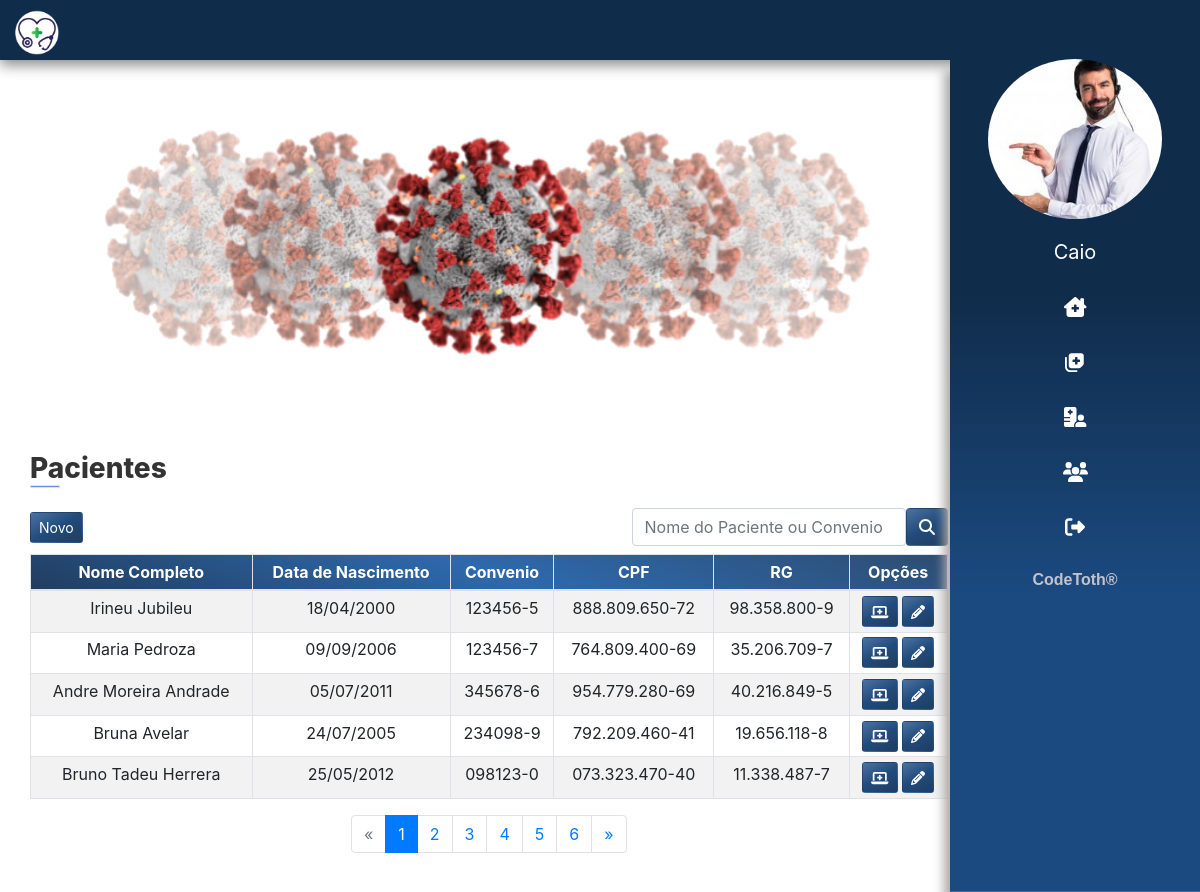
Screenshot of /pacientes/ (signed in) with the database file from the repository.
### app/atendente/models.py (models this page shows)
class Atendente(models.Model):
    usuario = models.ForeignKey(User, on_delete=models.CASCADE)
    nome = models.CharField(max_length=150)
    sexo = models.CharField(max_length=1)
    data_nascimento = models.DateField()
    cpf = models.CharField(max_length=20, unique=True)
    rg = models.CharField(max_length=20, unique=True)
    email = models.EmailField()
    foto = models.ImageField(upload_to=f'fotos/{time.time()}', blank=True)
    ativo = models.BooleanField(default=True)

### app/paciente/models.py (models this page shows)
class Paciente(models.Model):
    nome = models.CharField(max_length=200)
    sexo = models.CharField(max_length=1)
    data_nascimento = models.DateField()
    cpf = models.CharField(max_length=20, unique=True)
    rg = models.CharField(max_length=20, unique=True)
    carteira_convenio = models.CharField(max_length=30, unique=True)
    peso = models.FloatField()
    altura = models.FloatField()
    endereco = models.CharField(max_length=250)
    end_num = models.IntegerField()
    complemento = models.CharField(max_length=50, blank=True)
    email = models.CharField(max_length=50)
    telefone = models.CharField(max_length=14)
    celular = models.CharField(max_length=15)

### app/paciente/views.py (the view)
# urls.py: path('', listar, name='consultas'),
@login_required(login_url='login')
def listar(request):
    dados = get_dados(request)
    filtro = request.GET.get('filtro', '')
    if filtro is not None:
        lst_pacientes = Paciente.objects.filter(Q(nome__icontains=filtro) |
                                                Q(carteira_convenio__icontains=filtro))
    else:
        lst_pacientes = Paciente.objects.all()
    paginator = Paginator(lst_pacientes, 5)
    page = request.GET.get('page')
    pacientes_por_pagina = paginator.get_page(page)
    dados['lst_pacientes'] = pacientes_por_pagina
    return render(request, 'paciente/lista_pacientes.html', dados)

### templates/paciente/lista_pacientes.html (shortened to what this page needs)
{% extends 'base.html' %}
{% load static %}
{% block content %}
<main class="container-fluid">
  <section class="mx-auto">
    <section class="col-10">
      {% include 'partials/_campanha.html' %}
      <div class="info-section">
        <h3 style="margin: 0.725em 0 !important; "> Pacientes
          <div class="border"></div>
        </h3>
        <div class="container__paciente mb-2">
          <div class="container__paciente__novo">
            <a href="{% url 'adicionar' %}" class="btn btnCustom btn-sm"> Novo </i> </a>
          </div>
          <div class="container__paciente__form">
            <form class="formBuscarPaciente" id="formBuscar" action="{% url 'pacientes'%}">
              <input type="text" class="form-control" placeholder="Nome do Paciente ou Convenio" id="filtro"
                name="filtro" onkeypress="return runScript(event)">
              <button class="btn btnCustom " type="button" onclick="return buscaPaciente()"><i
                  class="fas fa-search"></i></button>
            </form>
          </div>
        </div>
        <section class="table-responsive">
          <table class="table  table-sm table-bordered table-striped text-center" id="pacientes">
            <thead class="colorCustom">
              <tr>
                <th scope="col">Nome Completo</th>
                <th scope="col">Data de Nascimento</th>
                <th scope="col">Convenio</th>
                <th scope="col">CPF</th>
                <th scope="col">RG</th>
                <th scope="col">Opções</th>
              </tr>
            </thead>
            <tbody>
              {% for paciente in lst_pacientes %}
              <tr>
                <th scope="row">{{ paciente.nome }}</th>
                <td>{{ paciente.data_nascimento|date:"d/m/Y" }}</td>
                <td> {{ paciente.carteira_convenio }} </td>
                <td> {{ paciente.cpf }} </td>
                <td> {{ paciente.rg }} </td>
                <td>
                  <a href="{% url 'det_paciente' paciente.id %}" class="btn btnCustom btn-sm"> <i
                      class="fas fa-laptop-medical"></i> </a>
                  <a href="{% url 'altera_paciente' paciente.id %}" class="btn btnCustom btn-sm"> <i
                      class="fas fa-pencil-alt"></i>
                  </a>
                </td>
              </tr>
              {% endfor %}
            </tbody>
          </table>
        </section>
        <section class="mx-auto">
          <nav aria-label="Page navigation example">
            {% if lst_pacientes.has_other_pages %}
            <ul class="pagination justify-content-center">
              {% if lst_pacientes.has_previous %}
              <li class="page-item">
                <a class="page-link" href="?page={{ lst_pacientes.previous_page_number }}#pacientes">&laquo;</a>
              </li>
              {% else %}
              <li class="page-item disabled">
                <a class="page-link">&laquo;</a>
              </li>
              {% endif %}
              {% for pagina in lst_pacientes.paginator.page_range %}
              {% if lst_pacientes.number == pagina %}
              <li class="page-item active"> <a class="page-link">{{ pagina }}</a></li>
              {% else %}
              <li class="page-item">
                <a href="?page={{ pagina }}#pacientes" class="page-link">{{ pagina }}</a>
              </li>
              {% endif %}
              {% endfor %}
              {% if lst_pacientes.has_next %}
              <li class="page-item">
                <a href="?page={{ lst_pacientes.next_page_number }}#pacientes" class="page-link">&raquo;</a>
              </li>
              {% else %}
              <li class="page-item disabled">
                <a class="page-link">&raquo;</a>
              </li>
              {% endif %}
            </ul>
            {% endif %}
          </nav>
        </section>
      </div>
    </section>
  </section>
</main>
{% endblock %}

### templates/base.html (shortened to what this page needs)
{% load static %}
<!DOCTYPE html>
<html lang="pt-br">
<head>
    <link rel="stylesheet" href="{% static 'css/utils/reset.css' %}">
    <link rel="stylesheet" href="{% static 'css/utils/bootstrap.css' %}">
    <link rel="stylesheet" href="{% static 'css/utils/all.min.css' %}">
    <link rel="stylesheet" href="{% static 'css/app.css' %}">
</head>
<body>
    {% include 'partials/_menu.html' %}
    {% include 'partials/_sidebar.html' %}
    <div class="info-section">
    {% block content %}{% endblock %}
    </div>
</body>
</html>

### templates/partials/_menu.html (shortened to what this page needs)
{% load static %}
<header class="fixed-top d-print-none">
    <div class="inner-width">
        <a href="{% url 'dashboard' %}" class="logo">
            <img src="{% static  'images/logo.png' %}" alt="" srcset=""></a>
    </div>
</header>

### templates/partials/_sidebar.html (shortened to what this page needs)
{% load static %}
<div class="sidebar d-print-none">
    <div class="mb-2">
        {% if usuario.foto.url is not None %}
        <img src="{{ usuario.foto.url }}" class="img-fluid  mx-auto d-block" alt="">
        {% else %}
        <img src="{% static 'images/foto.jpg' %}" class="img-fluid  mx-auto d-block" alt="">
        {% endif %}
    </div>
    <ul>
        <a href="{% url 'edit-user' request.user.id %}"class="func_menu" ><li style="text-transform: capitalize;"> <i> {{ usuario.nome}} </i><span class="dNone"> Dados Pessoais </span></li></a>
        <a href="{% url 'dashboard' %}" class="func_menu"> <li> <i class="fas fa-clinic-medical"></i> <span class="dNone"> Página principal </span></li></a>
        <a href="{% url 'consultas' %}" class="func_menu"> <li> <i class="fas fa-notes-medical"></i>  <span class="dNone"> Consultas </span> </li></a>
        <a href="{% url 'pacientes' %}" class="func_menu"> <li> <i class="fas fa-hospital-user"></i></i>  <span class="dNone">  Pacientes  </span></li></a>
        {% if tipo == 2 %}
        <a href="{% url 'usuarios' %}" class="func_menu"> <li> <i class="fas fa-users"></i></i>  <span class="dNone">  Usuários  </span></li></a>
        {% endif %}
        <a href="{% url 'logout' %}" class="func_menu"><li><i class="fas fa-sign-out-alt"></i>  <span class="dNone"> Sair </span>  </li></a>
    </ul>
    <div class="text-center pb-3" style="font-weight: bolder;width: 100%;color: #C4C2CD;font-family: 'Play', sans-serif; ">
        <span>CodeToth&#174;</span>
    </div>
</div>

### templates/partials/_campanha.html (shortened to what this page needs)
{% load static %}
<div class="carousel_campanha ">
  <div class="carousel slide p-5 mt-5" data-ride="carousel">
    <div class="carousel-inner">
      <div class="carousel-item active">
        <img src="{% static 'images/covid-19.png' %}" class="d-block w-100" alt="..." alt="">
      </div>
    </div>
  </div>
</div>

### static/css/app.css (style rules this page uses)
.container-fluid { padding-right: 3em!important; }
body { background-attachment: fixed; background-size: cover; background-image: linear-gradient(100deg,rgba(255, 255, 255, .5), rgba(236, 234, 241, .5), rgba(213, 211, 222, 1.5)); }
input { border: 2px solid currentcolor; }
.colorCustom { background: linear-gradient(200deg, #2d4d72, #2e69ad, #203d5f) ; color: #fff; font-weight: bold; }
.btnCustom { background: linear-gradient(150deg, #4b73a1, #214b7c, #203d5f) ; transition: 0.1s all; color: #fff; }
.info-section { color: #333; background-color: #ffff; padding: .725em 0; }
.info-section > h3 { margin: .75em 1em; font-weight: 800; text-transform: capitalize; }
.border { width: 30px; height: 3px; background: #778beb; left: 0; bottom: -6px; }
header { height: 60px; background: #102c4b; box-shadow: 0px 5px 13px #888888; }
.inner-width { max-width: 1000px; padding: 0 10px; }
.logo { float: left; }
.logo img { height: 65px; padding: 10px 0px; }
.sidebar img { border-radius: 100% !important; height: 160px !important; }
.sidebar { right: 0; top: 3.7rem !important; bottom: 0; width: 250px; background-image: linear-gradient( #102c4b,#102c4b,#1B4A80 , #1B4A80); box-shadow: -5px 12px 10px 1px #aaaaaa; background-attachment: fixed; overflow: hidden; transition: 0.8s all; height: 100% !important; position: fixed; z-index: 1030 !important; }
.sidebar ul li, a { list-style: none; }
.sidebar ul li { margin-top: 5px; padding: .5em; text-decoration: none; color: rgb(255, 255, 255); width: 100%; font-size: 20px; text-align: center; display: block; transition: 0.6s all; }
.container__paciente { display: flex; align-items: center; justify-content: space-between; }
.carousel_campanha { width: 100%; }
.container__paciente__form { align-content: flex-end; flex-grow: 6; }
.container__paciente__form > form { display: flex; float: right; }
.formBuscarPaciente > input { width: 100% !important; }

### rows the page displays
Atendente: foto (picture), nome "Caio"
Paciente: nome "Irineu Jubileu", data_nascimento "18/04/2000", carteira_convenio "123456-5", cpf "888.809.650-72", rg "98.358.800-9"
Paciente: nome "Maria Pedroza", data_nascimento "09/09/2006", carteira_convenio "123456-7", cpf "764.809.400-69", rg "35.206.709-7"
Paciente: nome "Andre Moreira Andrade", data_nascimento "05/07/2011", carteira_convenio "345678-6", cpf "954.779.280-69", rg "40.216.849-5"
Paciente: nome "Bruna Avelar", data_nascimento "24/07/2005", carteira_convenio "234098-9", cpf "792.209.460-41", rg "19.656.118-8"
Paciente: nome "Bruno Tadeu Herrera", data_nascimento "25/05/2012", carteira_convenio "098123-0", cpf "073.323.470-40", rg "11.338.487-7"

### other values shown
{{ pagina }} "1"
{{ pagina }} "2" "3" "4" "5" "6"
